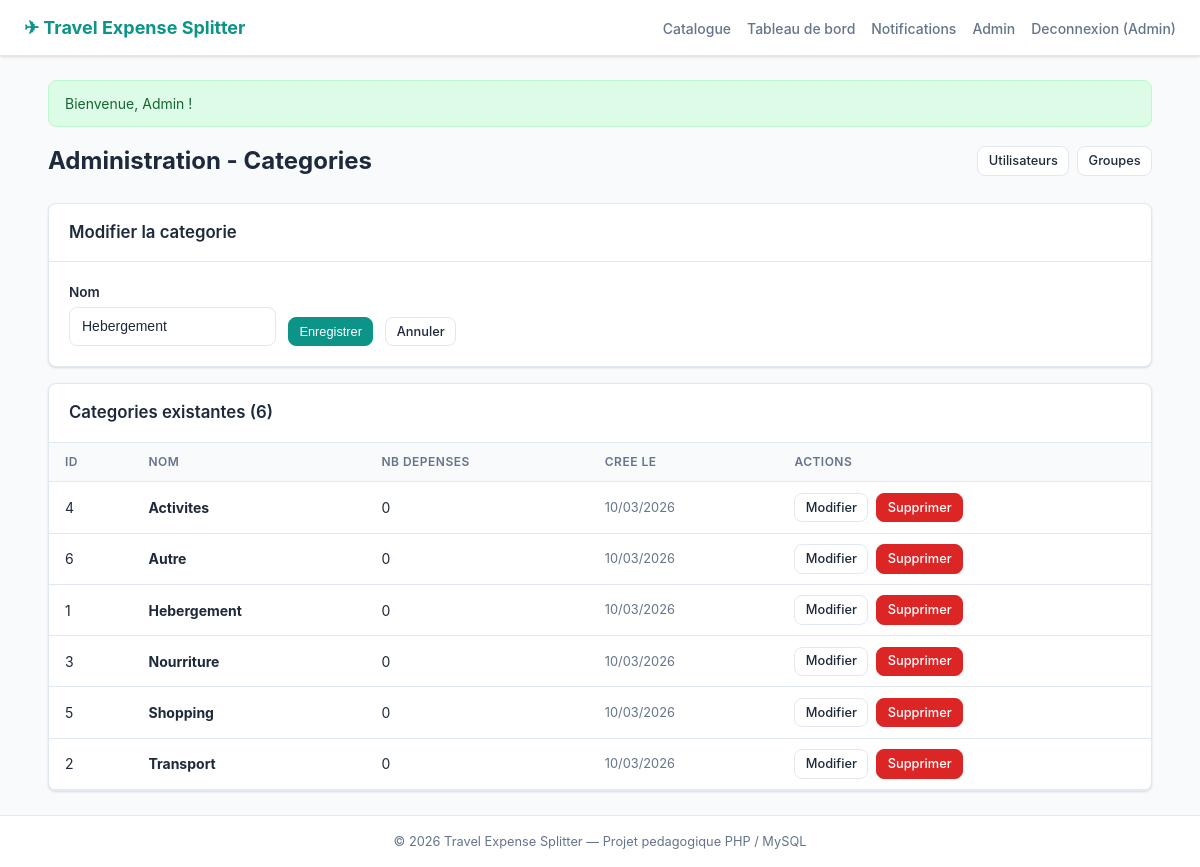
Page /admin_categories.php?action=edit&id=1 (signed in) on the committed database.
### tables this page shows
CREATE TABLE IF NOT EXISTS categories (
    id         INT UNSIGNED AUTO_INCREMENT PRIMARY KEY,
    name       VARCHAR(100) NOT NULL UNIQUE,
    created_at DATETIME     NOT NULL DEFAULT CURRENT_TIMESTAMP
);

### auth.php (called while the page is built, shortened)
<?php
function h(string $str): string
{
    return htmlspecialchars($str, ENT_QUOTES, 'UTF-8');
}

### admin_categories.php (the view, shortened to what this page needs)
<?php
require_once __DIR__ . '/header.php';
$action = $_GET['action'] ?? '';
$cat_id = isset($_GET['id']) ? (int)$_GET['id'] : 0;
    ?>
    <?php
$categories = $pdo->query(
    'SELECT c.*, (SELECT COUNT(*) FROM expenses WHERE category_id = c.id) AS usage_count
     FROM categories c
     ORDER BY c.name'
)->fetchAll();
$edit_cat = null;
if ($action === 'edit' && $cat_id > 0) {
    $stmt = $pdo->prepare('SELECT * FROM categories WHERE id = ?');
    $stmt->execute([$cat_id]);
    $edit_cat = $stmt->fetch();
}
?>
<div class="page-header">
    <h1>Administration - Categories</h1>
    <div class="btn-group">
        <a href="admin_users.php" class="btn btn-secondary btn-sm">Utilisateurs</a>
        <a href="admin_groups.php" class="btn btn-secondary btn-sm">Groupes</a>
    </div>
</div>
<div class="card mb-2">
    <div class="card-header">
        <h3><?= $edit_cat ? 'Modifier la categorie' : 'Ajouter une categorie' ?></h3>
    </div>
    <div class="card-body">
        <form method="post"
              action="admin_categories.php?action=<?= $edit_cat ? 'edit&id=' . $edit_cat['id'] : 'add' ?>"
              class="form-inline">
            <div class="form-group">
                <label for="name">Nom</label>
                <input type="text" id="name" name="name" class="form-control"
                       value="<?= h($edit_cat['name'] ?? '') ?>" required
                       placeholder="ex : Hebergement">
            </div>
            <button type="submit" class="btn btn-primary btn-sm">
                <?= $edit_cat ? 'Enregistrer' : 'Ajouter' ?>
            </button>
            <?php if ($edit_cat): ?>
                <a href="admin_categories.php" class="btn btn-secondary btn-sm">Annuler</a>
            <?php endif; ?>
        </form>
    </div>
</div>
<div class="card">
    <div class="card-header">
        <h3>Categories existantes (<?= count($categories) ?>)</h3>
    </div>
    <div class="table-wrap">
        <table>
            <thead>
                <tr>
                    <th>ID</th>
                    <th>Nom</th>
                    <th>Nb depenses</th>
                    <th>Cree le</th>
                    <th>Actions</th>
                </tr>
            </thead>
            <tbody>
                <?php foreach ($categories as $c): ?>
                    <tr>
                        <td><?= $c['id'] ?></td>
                        <td><strong><?= h($c['name']) ?></strong></td>
                        <td><?= (int)$c['usage_count'] ?></td>
                        <td class="text-sm text-muted"><?= date('d/m/Y', strtotime($c['created_at'])) ?></td>
                        <td>
                            <div class="btn-group">
                                <a href="admin_categories.php?action=edit&id=<?= $c['id'] ?>"
                                   class="btn btn-secondary btn-sm">Modifier</a>
                                <a href="admin_categories.php?action=delete&id=<?= $c['id'] ?>"
                                   class="btn btn-danger btn-sm">Supprimer</a>
                            </div>
                        </td>
                    </tr>
                <?php endforeach; ?>
            </tbody>
        </table>
    </div>
</div>
<?php require_once __DIR__ . '/footer.php'; ?>

### style.css (style rules this page uses)
*, *::before, *::after { box-sizing: border-box; margin: 0; padding: 0; }
:root { --color-primary: #0d9488; --color-primary-dk: #0f766e; --color-primary-lt: #ccfbf1; --color-danger: #dc2626; --color-danger-dk: #b91c1c; --color-success: #16a34a; --color-warning: #d97706; --color-bg: #f8fafc; --color-surface: #ffffff; --color-border: #e2e8f0; --color-text: #1e293b; --color-muted: #64748b; --radius: 0.5rem; --shadow: 0 1px 3px rgba(0,0,0,.08), 0 1px 2px rgba(0,0,0,.06); }
body { font-family: -apple-system, BlinkMacSystemFont, 'Segoe UI', Roboto, 'Helvetica Neue', Arial, sans-serif; background: var(--color-bg); color: var(--color-text); line-height: 1.5; min-height: 100vh; display: flex; flex-direction: column; }
a { color: var(--color-primary); text-decoration: none; }
.card { background: var(--color-surface); border: 1px solid var(--color-border); border-radius: var(--radius); box-shadow: var(--shadow); overflow: hidden; }
.card-header { padding: 1rem 1.25rem; border-bottom: 1px solid var(--color-border); display: flex; align-items: center; justify-content: space-between; }
.card-header h2, .card-header h3 { font-size: 1.05rem; font-weight: 600; }
.card-body { padding: 1.25rem; }
.table-wrap { overflow-x: auto; }
table { width: 100%; border-collapse: collapse; font-size: 0.875rem; }
th, td { padding: 0.65rem 1rem; text-align: left; border-bottom: 1px solid var(--color-border); }
th { background: var(--color-bg); font-weight: 600; color: var(--color-muted); font-size: 0.75rem; text-transform: uppercase; letter-spacing: 0.04em; }
.btn { display: inline-flex; align-items: center; justify-content: center; gap: 0.35rem; padding: 0.5rem 1rem; font-size: 0.875rem; font-weight: 500; border-radius: var(--radius); border: 1px solid transparent; cursor: pointer; transition: background .15s, border-color .15s; text-decoration: none; line-height: 1.4; }
.btn-primary { background: var(--color-primary); color: #fff; border-color: var(--color-primary); }
.btn-secondary { background: var(--color-surface); color: var(--color-text); border-color: var(--color-border); }
.btn-danger { background: var(--color-danger); color: #fff; border-color: var(--color-danger); }
.btn-sm { padding: 0.3rem 0.65rem; font-size: 0.8rem; }
.btn-group { display: flex; gap: 0.5rem; }
.form-group { margin-bottom: 1rem; }
.form-group label { display: block; font-size: 0.85rem; font-weight: 600; margin-bottom: 0.3rem; color: var(--color-text); }
.form-control { width: 100%; padding: 0.5rem 0.75rem; border: 1px solid var(--color-border); border-radius: var(--radius); font-size: 0.875rem; line-height: 1.5; transition: border-color .15s; background: var(--color-surface); color: var(--color-text); }
.form-inline { display: flex; gap: 0.75rem; align-items: flex-end; flex-wrap: wrap; }
.form-inline .form-group { margin-bottom: 0; }
.page-header { display: flex; align-items: center; justify-content: space-between; margin-bottom: 1.5rem; flex-wrap: wrap; gap: 0.75rem; }
.page-header h1 { font-size: 1.5rem; font-weight: 700; }
.text-muted { color: var(--color-muted); }
.text-sm { font-size: 0.8rem; }
.mb-2 { margin-bottom: 1rem; }

### rows in the picture
categories: name "Hebergement", id "1", usage_count "0", created_at "10/03/2026"
categories: id "4", name "Activites", usage_count "0", created_at "10/03/2026"
categories: id "6", name "Autre", usage_count "0", created_at "10/03/2026"
categories: id "3", name "Nourriture", usage_count "0", created_at "10/03/2026"
categories: id "5", name "Shopping", usage_count "0", created_at "10/03/2026"
categories: id "2", name "Transport", usage_count "0", created_at "10/03/2026"

### other values in the picture
APP_NAME "Travel Expense Splitter"
$user['name'] "Admin"
$flash_success "Bienvenue, Admin !"
count($categories) "6"
